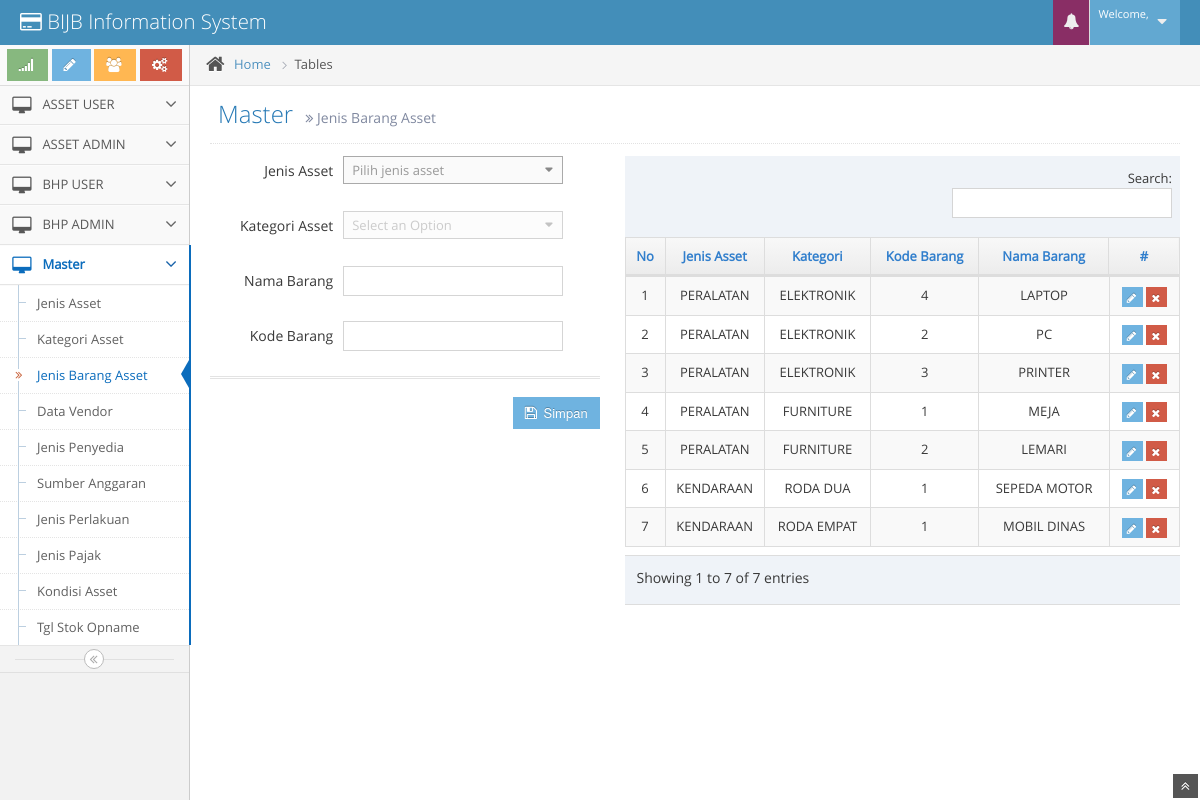
/index.php/assetmaster/jenis_barang_asset, run on the app's committed database.
### tables this page shows
CREATE TABLE IF NOT EXISTS `ma_namabarang` (
  `kode_barang` char(20) NOT NULL DEFAULT '',
  `kode_kategori` char(20) DEFAULT NULL,
  `nama_barang` varchar(100) DEFAULT NULL,
  `kode_b` char(10) DEFAULT NULL
);

CREATE TABLE IF NOT EXISTS `ma_jenisasset` (
  `kode_jenisasset` char(20) NOT NULL DEFAULT '',
  `kode_jns` char(10) DEFAULT NULL,
  `nama_jenisasset` char(100) DEFAULT NULL
);

CREATE TABLE IF NOT EXISTS `ma_kategoriasset` (
  `kode_kategori` char(20) NOT NULL DEFAULT '',
  `kode_k` int(10) DEFAULT NULL,
  `kode_jenisasset` char(20) DEFAULT NULL,
  `nama_kategori` varchar(100) DEFAULT NULL
);

### application/controllers/Assetmaster.php (called while the page is built, shortened)
<?php
class Assetmaster extends CI_Controller {
	public function __construct()
	{
		$this->load->model(array('Masterasset_model','Asset_model','Libasset_model','Bhp_model'));
	}
	public function jenis_barang_asset(){
		$data['selectMenu']	= array('mn-master','sm-jenis-barang');
		$data['dtjnsAsset']	= $this->Masterasset_model->get_jns_asset();
		$data['dtBrgAsset'] = $this->Masterasset_model->get_jns_brgasset();
		$data['view']		= "page/assetmaster/jenis_barang_asset";
		$this->load->view('page/asset/templates/template',$data);
	}
}
?>

### index.php (called while the page is built, shortened)
<?php
require_once BASEPATH.'core/CodeIgniter.php';

### application/models/Masterasset_model.php (called while the page is built, shortened)
<?php
class Masterasset_model extends CI_Model {
	public function get_jns_brgasset()
	{
		$this->db->select('kode_barang, nama_barang, nama_kategori, nama_jenisasset, kode_b');
		$this->db->from('ma_namabarang');
		$this->db->join('ma_kategoriasset','ma_kategoriasset.kode_kategori = ma_namabarang.kode_kategori');
		$this->db->join('ma_jenisasset', 'ma_jenisasset.kode_jenisasset=ma_kategoriasset.kode_jenisasset');
		$query = $this->db->get();
		$result = $query->result();
		return $result;
	}
}
?>

### application/views/page/assetmaster/jenis_barang_asset.php (the view, shortened to what this page needs)
<div class="page-header position-relative">
	<h1>
		Master
		<small>
			<i class="icon-double-angle-right"></i>
			Jenis Barang Asset
		</small>
	</h1>
</div>
<div class="row-fluid">
	<div class="span12">
		<div class="span5">
			<div class="row-fluid">
				<div class="span12">
					<form id="form-jns-barang" class="form-horizontal" />
						<div class="control-group">
							<label class="control-label span4" for="jenisAsset">Jenis Asset</label>
							<div class="controls span8">
							</div>
						</div>
						<div class="control-group">
							<label class="control-label span4" for="kategoriAsset">Kategori Asset</label>
							<div class="controls span8">
							</div>
						</div>
						<div class="control-group">
							<label class="control-label span4" for="namaBarang">Nama Barang</label>
							<div class="controls span8">
								<input id="namaBarang" type="text" name="namaBarang" class="uppercase">
							</div>
						</div>
						<div class="control-group">
							<label class="control-label span4" for="kodebarang">Kode Barang</label>
							<div class="controls span8">
								<input id="kodebarang" type="text" name="kodebarang" class="uppercase">
							</div>
						</div>
						<div class="hr hr-double hr-dotted hr18"></div>
						<div class="control-group">
							<button id="simpan" class="btn btn-info btn-small pull-right" type="button">
								<i class="icon-save bigger-110"></i>
								Simpan
							</button>
						</div>
				</div>
			</div>
		</div>
		<div class="span7">
			<table class="table table-striped table-bordered" id="dt-list-jnsbarang">
				<thead>
					<tr>
						<th class="center">No</th>
						<th class="center">Jenis Asset</th>
						<th class="center">Kategori</th>
						<th class="center">Kode Barang</th>
						<th class="center">Nama Barang</th>
						<th class="center">#</th>
					</tr>
				</thead>
				<tbody id="">
					<?php
					$no = 1;
					foreach($dtBrgAsset as $val): ?>
					<tr id="">
						<td class="center"><?= $no++; ?></td>
						<td class="center td2"><?= $val->nama_jenisasset; ?></td>
						<td class="center td3"><?= $val->nama_kategori; ?></td>
						<td class="center td4"><?= $val->kode_b; ?></td>
						<td class="center td5"><?= $val->nama_barang; ?></td>
						<td class="center">
							<button type="button" class="btn-edit btn btn-info btn-minier">
								<i class="icon-pencil"></i>
							</button>
							<button type="button" class="btn-delete btn btn-danger btn-minier">
								<i class="icon-remove"></i>
							</button>
						</td>
					</tr>
					<?php endforeach; ?>
				</tbody>
			</table>
		</div>
	</div>
</div>

### data on the page
ma_namabarang: ma_jenisasset.nama_jenisasset "PERALATAN", kode_kategori.nama_kategori "ELEKTRONIK", kode_b "4", nama_barang "LAPTOP"
ma_namabarang: ma_jenisasset.nama_jenisasset "PERALATAN", kode_kategori.nama_kategori "ELEKTRONIK", kode_b "2", nama_barang "PC"
ma_namabarang: ma_jenisasset.nama_jenisasset "PERALATAN", kode_kategori.nama_kategori "ELEKTRONIK", kode_b "3", nama_barang "PRINTER"
ma_namabarang: ma_jenisasset.nama_jenisasset "PERALATAN", kode_kategori.nama_kategori "FURNITURE", kode_b "1", nama_barang "MEJA"
ma_namabarang: ma_jenisasset.nama_jenisasset "PERALATAN", kode_kategori.nama_kategori "FURNITURE", kode_b "2", nama_barang "LEMARI"
ma_namabarang: ma_jenisasset.nama_jenisasset "KENDARAAN", kode_kategori.nama_kategori "RODA DUA", kode_b "1", nama_barang "SEPEDA MOTOR"
ma_namabarang: ma_jenisasset.nama_jenisasset "KENDARAAN", kode_kategori.nama_kategori "RODA EMPAT", kode_b "1", nama_barang "MOBIL DINAS"
